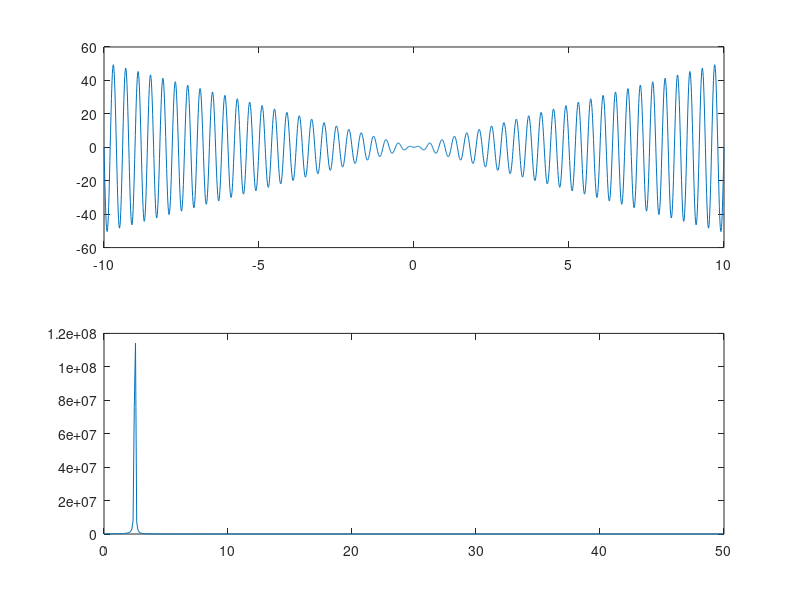
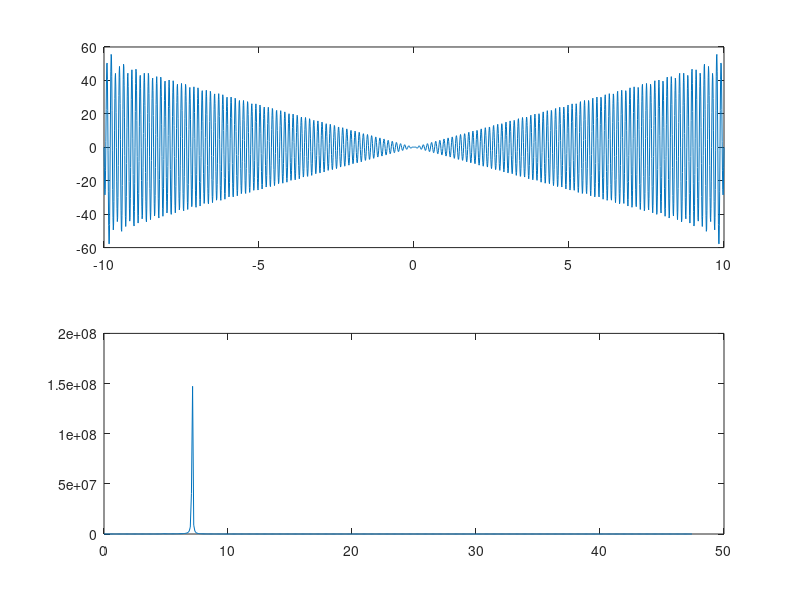
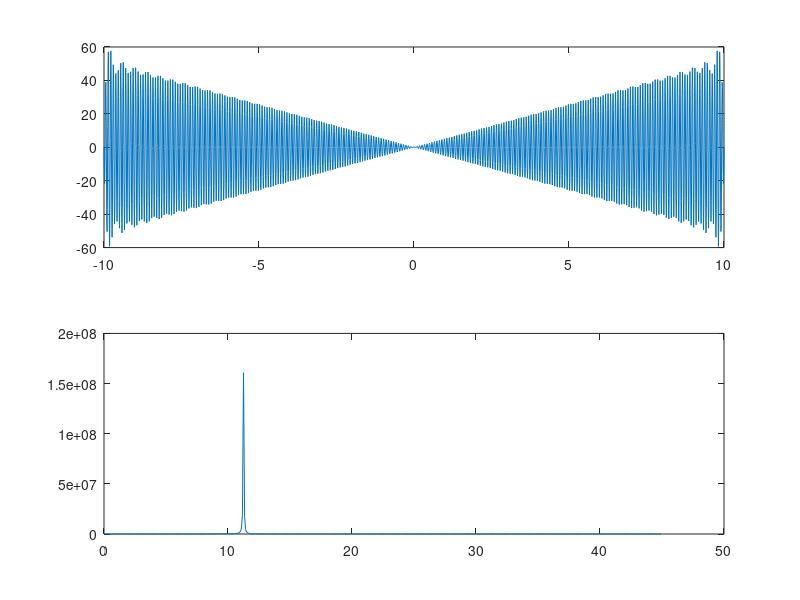

Recreate these plots in MATLAB, in order.
%/*************************************************************************
% > File Name: c4_8.m
% > Author: genki_chen
% > Mail: genki_chen@aliyun.com 
% > Created Time: 2017年11月04日 星期六 14时49分10秒
% ************************************************************************/

clear;
close all;
clc;

t = -10: 0.01 : 10;

%手算傅里叶变换
%solution for a
x = 16./pi*t.*sin(5*pi*t).*cos(200*pi*t);
z = hilbert(x);
f0 = 100;
xl = z.*exp(-1i*2*pi*f0*t);
xd = real(xl);



N=1024;
Ndata=512;

n=0:Ndata;

subplot(2,1,1);
plot(t,xd);
X=fft(xd,N);
P=X.*conj(X);
f=f0*(0:Ndata)/N;
subplot(2,1,2);
plot(f(1:Ndata),P(1:Ndata));

%solution for b
figure(2)
f0 = 95;
xl = z.*exp(-1i*2*pi*f0*t);
xd = real(xl);

subplot(2,1,1);
plot(t,xd);
X=fft(xd,N);
P=X.*conj(X);
f=f0*(0:Ndata)/N;
subplot(2,1,2);
plot(f(1:Ndata),P(1:Ndata));


%solution for c
figure(3)
f0 = 90;
xl = z.*exp(-1i*2*pi*f0*t);
xd = real(xl);

subplot(2,1,1);
plot(t,xd);
X=fft(xd,N);
P=X.*conj(X);
f=f0*(0:Ndata)/N;
subplot(2,1,2);
plot(f(1:Ndata),P(1:Ndata));